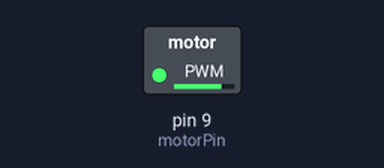
A sketch run on a simulated Arduino Uno, built with avr-gcc and run on an emulated ATmega328P. Shown: switched loads named in the sketch (green lamp = pin HIGH).

Above: at 0.1 s.
Timing chart, 0 to 1.6 s (numbered marks = the images above):
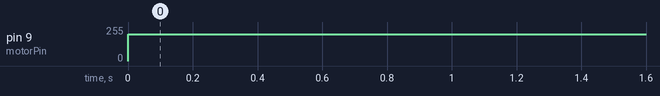

Measured:
- by itself, pin 9 (motorPin): 0/255 → 200/255 at 0.00 s

The sketch:

_2WayMotor.ino
```cpp
int motorPin = 9; // The pin connected to the transistor base
int speed = 200; // A value in the range [0..255] which represents the
// speed of the motor

void setup()
{
  pinMode(motorPin, OUTPUT);
}

void loop()
{
  analogWrite(motorPin, speed);
}
```
